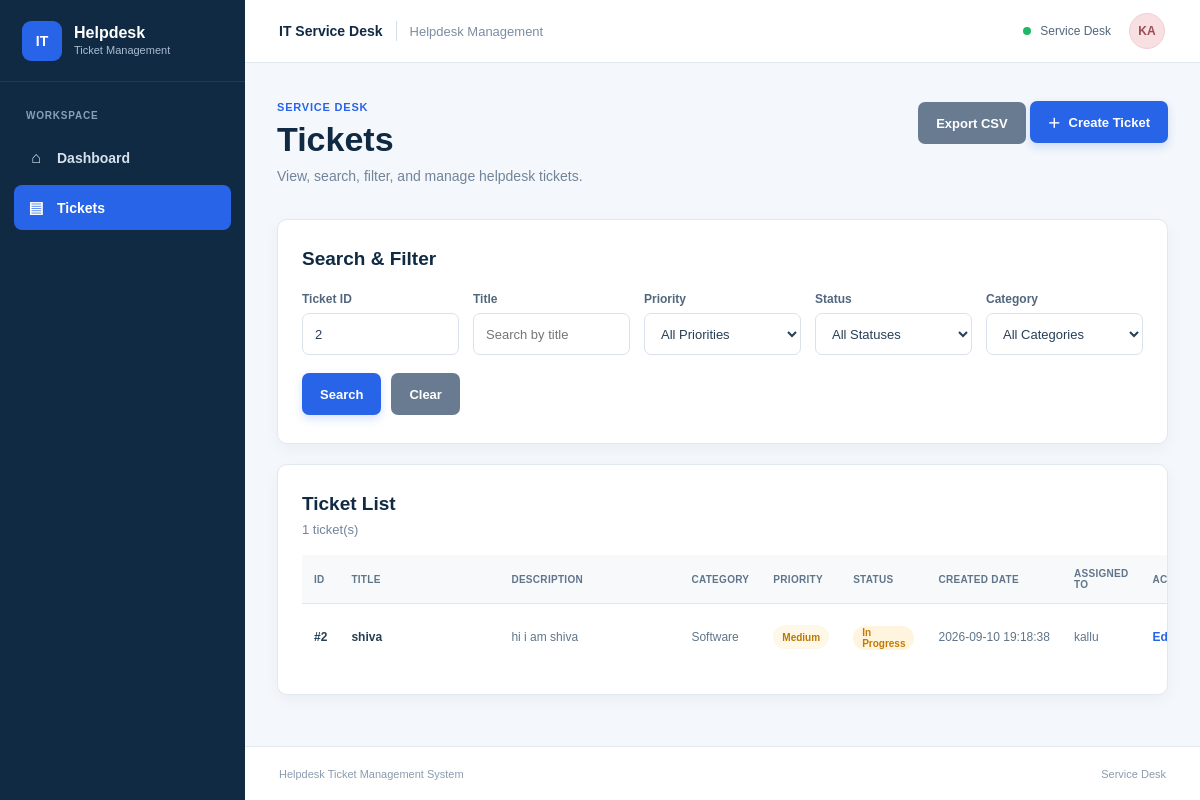
The app's page /tickets?ticket_id=2 (signed in) with its own data.
### tables this page shows
CREATE TABLE tickets (
                id INTEGER PRIMARY KEY AUTOINCREMENT,
                title TEXT NOT NULL,
                description TEXT NOT NULL,
                category TEXT NOT NULL,
                priority TEXT NOT NULL,
                status TEXT NOT NULL,
                created_date TEXT NOT NULL,
                assigned_to TEXT NOT NULL
            );

### app.py (the view)
@app.route("/tickets")
def tickets():
    if not session.get("logged_in"):
        return redirect(url_for("login"))
    ticket_id = request.args.get("ticket_id", "").strip()
    title = request.args.get("title", "").strip()
    priority = request.args.get("priority", "").strip()
    status = request.args.get("status", "").strip()
    category = request.args.get("category", "").strip()
    try:
        filtered_tickets = search_tickets(
            ticket_id=ticket_id or None,
            title=title or None,
            priority=priority or None,
            status=status or None,
            category=category or None,
        )
    except ValueError as error:
        flash(str(error), "danger")
        filtered_tickets = get_all_tickets()
    return render_template(
        "tickets.html",
        tickets=filtered_tickets,
        priorities=PRIORITIES,
        statuses=STATUSES,
        categories=CATEGORIES,
        selected_ticket_id=ticket_id,
        selected_title=title,
        selected_priority=priority,
        selected_status=status,
        selected_category=category,
    )

### database/db.py (called while the page is built)
def get_connection():
    connection = sqlite3.connect(DATABASE_PATH)
    connection.row_factory = sqlite3.Row
    return connection

### templates/tickets.html (shortened to what this page needs)
{% extends "base.html" %}
{% block content %}
<div class="page-heading">
    <div>
        <div class="eyebrow">SERVICE DESK</div>
        <h1>Tickets</h1>
        <p>
            View, search, filter, and manage helpdesk tickets.
        </p>
    </div>
    <div class="page-heading-actions">
        {% if session.get("role") == "Admin" %}
            <a href="{{ url_for('export_tickets_page') }}" class="btn btn-secondary">
                Export CSV
            </a>
        {% endif %}
        <a href="{{ url_for('create_ticket_page') }}" class="btn btn-primary">
            <span>＋</span>
            Create Ticket
        </a>
    </div>
</div>
<div class="card filter-card">
    <h2>Search &amp; Filter</h2>
    <form method="GET" action="{{ url_for('tickets') }}">
        <div class="filter-grid">
            <div class="form-group">
                <label for="ticket_id">
                    Ticket ID
                </label>
                <input
                    type="text"
                    id="ticket_id"
                    name="ticket_id"
                    value="{{ selected_ticket_id }}"
                    placeholder="Enter ticket ID"
                >
            </div>
            <div class="form-group">
                <label for="title">
                    Title
                </label>
                <input
                    type="text"
                    id="title"
                    name="title"
                    value="{{ selected_title }}"
                    placeholder="Search by title"
                >
            </div>
            <div class="form-group">
                <label for="priority">
                    Priority
                </label>
                <select
                    id="priority"
                    name="priority"
                >
                    <option value="">
                        All Priorities
                    </option>
                </select>
            </div>
            <div class="form-group">
                <label for="status">
                    Status
                </label>
                <select
                    id="status"
                    name="status"
                >
                    <option value="">
                        All Statuses
                    </option>
                </select>
            </div>
            <div class="form-group">
                <label for="category">
                    Category
                </label>
                <select
                    id="category"
                    name="category"
                >
                    <option value="">
                        All Categories
                    </option>
                </select>
            </div>
        </div>
        <div class="filter-actions">
            <button
                type="submit"
                class="btn btn-primary"
            >
                Search
            </button>
            <a
                href="{{ url_for('tickets') }}"
                class="btn btn-secondary"
            >
                Clear
            </a>
        </div>
    </form>
</div>
<div class="card">
    <div class="section-header">
        <div>
            <h2>
                Ticket List
            </h2>
            <p class="ticket-count">
                {{ tickets|length }} ticket(s)
            </p>
        </div>
    </div>
    {% if tickets %}
    <div class="table-container">
        <table class="ticket-table">
            <thead>
                <tr>
                    <th class="id-column">
                        ID
                    </th>
                    <th class="title-column">
                        Title
                    </th>
                    <th class="description-column">
                        Description
                    </th>
                    <th>
                        Category
                    </th>
                    <th>
                        Priority
                    </th>
                    <th>
                        Status
                    </th>
                    <th>
                        Created Date
                    </th>
                    <th>
                        Assigned To
                    </th>
                    <th class="actions-column">
                        Actions
                    </th>
                </tr>
            </thead>
            <tbody>
                {% for ticket in tickets %}
                <tr>
                    <td>
                        <strong>
                            #{{ ticket["id"] }}
                        </strong>
                    </td>
                    <td>
                        <strong>
                            {{ ticket["title"] }}
                        </strong>
                    </td>
                    <td class="description-cell">
                        {{ ticket["description"] }}
                    </td>
                    <td>
                        {{ ticket["category"] }}
                    </td>
                    <td>
                        <span
                            class="badge badge-{{ ticket['priority']|lower }}"
                        >
                            {{ ticket["priority"] }}
                        </span>
                    </td>
                    <td>
                        <span
                            class="badge badge-{{ ticket['status']|lower|replace(' ', '-') }}"
                        >
                            {{ ticket["status"] }}
                        </span>
                    </td>
                    <td class="date-cell">
                        {{ ticket["created_date"] }}
                    </td>
                    <td>
                        {{ ticket["assigned_to"] }}
                    </td>
                    <td>
                        <div class="actions">
                            <a
                                href="{{ url_for('edit_ticket', ticket_id=ticket['id']) }}"
                                class="action-edit"
                            >
                                Edit
                            </a>
                        </div>
                    </td>
                </tr>
                {% endfor %}
            </tbody>
        </table>
    </div>
    {% endif %}
</div>
{% endblock %}

### static/css/style.css (style rules this page uses)
* { box-sizing: border-box; margin: 0; padding: 0; }
html, body { min-height: 100%; }
body { font-family: Arial, Helvetica, sans-serif; background: #f4f7fb; color: #102a43; font-size: 14px; }
a { text-decoration: none; color: inherit; }
button, input, select, textarea { font-family: inherit; }
.page-heading { display: flex; align-items: flex-start; justify-content: space-between; gap: 30px; margin-bottom: 32px; }
.eyebrow { margin-bottom: 8px; color: #2864e8; font-size: 11px; font-weight: 700; letter-spacing: 0.8px; }
.page-heading h1 { margin-bottom: 8px; color: #102a43; font-size: 34px; line-height: 1.1; font-weight: 700; }
.page-heading p { color: #71849a; font-size: 14px; line-height: 1.5; }
.btn { min-height: 42px; padding: 0 18px; border: none; border-radius: 7px; display: inline-flex; align-items: center; justify-content: center; gap: 8px; font-size: 13px; font-weight: 700; cursor: pointer; transition: 0.2s ease; }
.btn-primary { background: #2864e8; color: #ffffff; box-shadow: 0 4px 10px rgba(40, 100, 232, 0.18); }
.btn-secondary { background: #687b91; color: #ffffff; }
.card { background: #ffffff; border: 1px solid #e1e8f0; border-radius: 10px; box-shadow: 0 5px 16px rgba(16, 42, 67, 0.045); }
.filter-card { padding: 28px 24px; margin-bottom: 20px; }
.filter-card h2 { margin-bottom: 22px; color: #102a43; font-size: 19px; }
.filter-grid { display: grid; grid-template-columns: repeat(5, minmax(0, 1fr)); gap: 14px; }
.form-group { display: flex; flex-direction: column; gap: 7px; }
.form-group label { color: #52677d; font-size: 12px; font-weight: 700; }
.form-group input, .form-group select, .form-group textarea { width: 100%; min-height: 42px; padding: 0 12px; border: 1px solid #d9e2ec; border-radius: 7px; background: #ffffff; color: #263f56; font-size: 13px; outline: none; }
.filter-actions { display: flex; gap: 10px; margin-top: 18px; }
.section-header { padding: 28px 24px 18px; }
.section-header h2 { color: #102a43; font-size: 19px; margin-bottom: 7px; }
.ticket-count { color: #71849a; font-size: 13px; }
.table-container { width: 100%; overflow-x: auto; padding: 0 24px 24px; }
.ticket-table { width: 100%; min-width: 950px; border-collapse: collapse; }
.ticket-table th { padding: 13px 12px; background: #f7f9fb; border-bottom: 1px solid #dfe6ee; color: #60758a; text-align: left; font-size: 10px; font-weight: 700; text-transform: uppercase; letter-spacing: 0.3px; }
.ticket-table td { padding: 16px 12px; border-bottom: 1px solid #edf1f5; color: #60758a; font-size: 12px; vertical-align: middle; }
.ticket-table tbody tr:last-child td { border-bottom: none; }
.ticket-table td strong { color: #263f56; }
.description-cell { max-width: 220px; white-space: nowrap; overflow: hidden; text-overflow: ellipsis; }
.date-cell { white-space: nowrap; }
.id-column { width: 55px; }
.title-column { min-width: 160px; }
.description-column { min-width: 180px; }
.actions-column { min-width: 125px; }
.actions { display: flex; align-items: center; gap: 10px; }
.action-edit { color: #2864e8; font-weight: 700; font-size: 12px; }
.badge { display: inline-flex; align-items: center; justify-content: center; min-height: 24px; padding: 0 9px; border-radius: 20px; font-size: 10px; font-weight: 700; }
.badge-medium { background: #fff8e8; color: #b77900; }
.badge-in-progress { background: #fff5df; color: #c47a00; }

### records on screen
tickets: id "2", title "shiva", description "hi i am shiva", category "Software", priority "Medium", status "In Progress", created_date "2026-09-10 19:18:38", assigned_to "kallu"

### other values on screen
{{ session.get("username", "U")[:2].upper() }} "KA"
{{ tickets|length }} "1"
